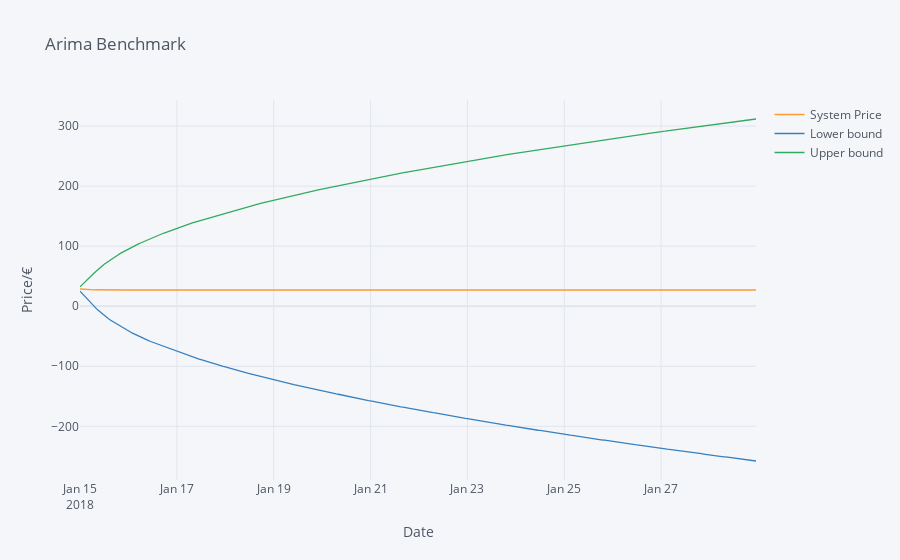

Notebook cell for this chart:
### Code cell
filepath = os.getcwd()
filepath = filepath[:filepath.index("src")]
ets_tuple = load_pickle(filepath + "src\\results\\validation\\2018-01-15_2018-01-28\\ets_2.pkl")
ets_forecasts = ets_tuple[3]
ets_forecasts.iplot(
    mode='lines',
    opacity=0.8,
    size=8,
    symbol=1,
    xTitle='Date',
    yTitle='Price/€',
    title='Arima Benchmark'
)

### Figure 1 — Plotly figure (JSON) as saved in the notebook; plotly's stock layout.template omitted (floating-point values rounded to 4 significant figures; data arrays with more than 128 entries replaced by an {"elided": "..."} marker saying what was removed)
{"data": [{"line": {"color": "rgba(255, 153, 51, 1.0)", "dash": "solid", "shape": "linear", "width": 1.3}, "mode": "lines", "name": "System Price", "text": "", "type": "scatter", "x": {"elided": "336 str values"}, "y": {"elided": "336 float values"}}, {"line": {"color": "rgba(55, 128, 191, 1.0)", "dash": "solid", "shape": "linear", "width": 1.3}, "mode": "lines", "name": "Lower bound", "text": "", "type": "scatter", "x": {"elided": "336 str values"}, "y": {"elided": "336 float values"}}, {"line": {"color": "rgba(50, 171, 96, 1.0)", "dash": "solid", "shape": "linear", "width": 1.3}, "mode": "lines", "name": "Upper bound", "text": "", "type": "scatter", "x": {"elided": "336 str values"}, "y": {"elided": "336 float values"}}], "layout": {"legend": {"bgcolor": "#F5F6F9", "font": {"color": "#4D5663"}}, "paper_bgcolor": "#F5F6F9", "plot_bgcolor": "#F5F6F9", "title": {"font": {"color": "#4D5663"}, "text": "Arima Benchmark"}, "xaxis": {"gridcolor": "#E1E5ED", "showgrid": true, "tickfont": {"color": "#4D5663"}, "title": {"font": {"color": "#4D5663"}, "text": "Date"}, "zerolinecolor": "#E1E5ED"}, "yaxis": {"gridcolor": "#E1E5ED", "showgrid": true, "tickfont": {"color": "#4D5663"}, "title": {"font": {"color": "#4D5663"}, "text": "Price/€"}, "zerolinecolor": "#E1E5ED"}}}
